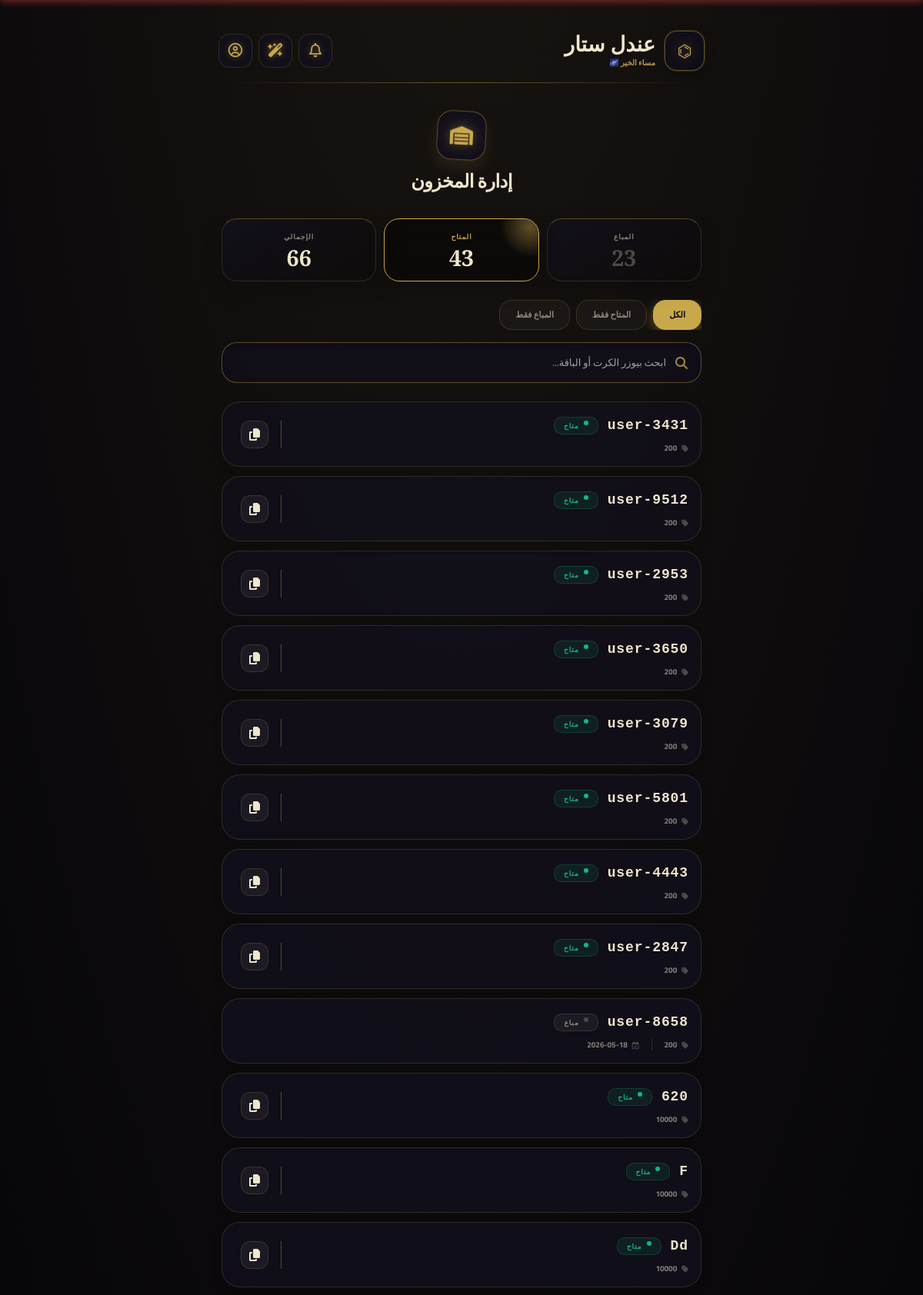
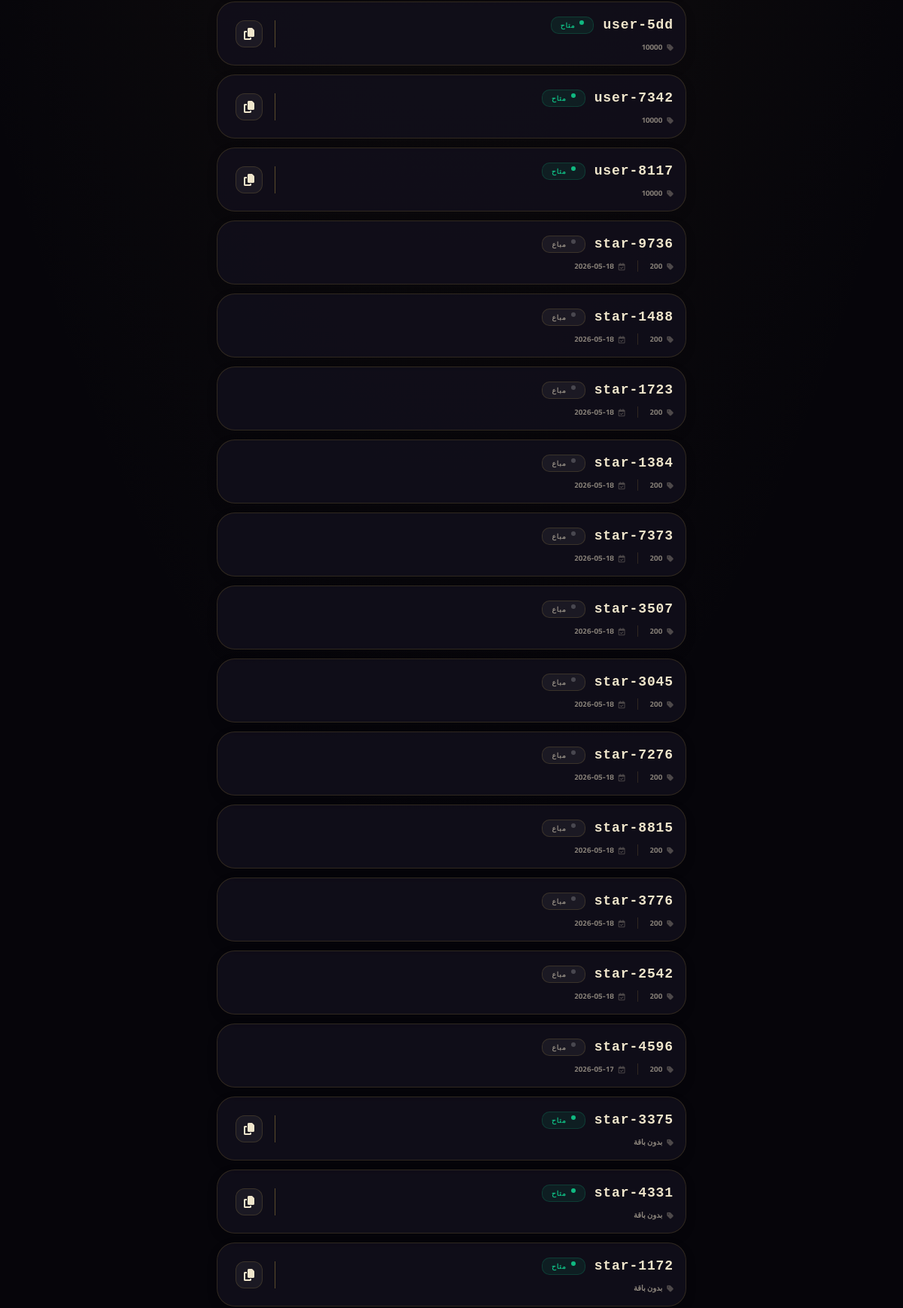
The app's page /admin/stock (signed in, upper part) with its own data (2 pictures, top to bottom).
### app.py (models this page shows)
class Voucher(db.Model):
    id = db.Column(db.Integer, primary_key=True)
    mikrotik_username = db.Column(db.String(50), unique=True, nullable=False, index=True)
    mikrotik_password = db.Column(db.String(50), default='')
    package_id = db.Column(db.Integer, db.ForeignKey('package.id'), index=True)
    status = db.Column(db.String(10), default='available', index=True)
    sold_to = db.Column(db.Integer, nullable=True)
    sold_at = db.Column(db.String(20), nullable=True)
    package = db.relationship('Package', backref='vouchers')

class Package(db.Model):
    id = db.Column(db.Integer, primary_key=True)
    name = db.Column(db.String(50), unique=True, nullable=False)
    price = db.Column(db.Float, nullable=False)
    validity_days = db.Column(db.Integer, nullable=False)
    description = db.Column(db.String(200))

### app.py (the view)
@app.route('/admin/stock')
def admin_stock():
    if session.get('role') != 'admin': return redirect('/login')
    vouchers = Voucher.query.options(joinedload(Voucher.package)).order_by(Voucher.id.desc()).all()
    total = len(vouchers)
    available = sum(1 for v in vouchers if v.status == 'available')
    sold = total - available
    return render_template('admin_stock.html', vouchers=vouchers, total=total, available=available, sold=sold)

### templates/admin_stock.html (shortened to what this page needs)
{% extends "base.html" %}
{% block content %}
<div class="px-2 pt-4 pb-24">
    <div class="text-center mb-8 stagger-1">
        <div class="inline-flex items-center justify-center w-16 h-16 rounded-[1.2rem] bg-[var(--bg-card)] border border-[var(--border-bright)] mb-3 shadow-[0_10px_20px_var(--glow)] rotate-3 hover:rotate-0 transition-transform">
            <i class="fas fa-warehouse text-2xl text-[var(--accent)] drop-shadow-[0_0_8px_var(--accent-glow)]"></i>
        </div>
        <h1 class="text-2xl font-black text-[var(--text-primary)] tracking-tight">إدارة المخزون</h1>
    </div>
    <div class="stock-radar stagger-2">
        <div class="radar-card">
            <p class="text-[9px] text-[var(--text-muted)] font-bold uppercase tracking-widest">المباع</p>
            <p class="radar-val text-[var(--text-muted)] opacity-50">{{ sold }}</p>
        </div>
        <div class="radar-card accent">
            <p class="text-[9px] text-[var(--accent)] font-bold uppercase tracking-widest">المتاح</p>
            <p class="radar-val text-[var(--text-primary)]">{{ available }}</p>
        </div>
        <div class="radar-card">
            <p class="text-[9px] text-[var(--text-muted)] font-bold uppercase tracking-widest">الإجمالي</p>
            <p class="radar-val text-[var(--text-primary)]">{{ total }}</p>
        </div>
    </div>
    <div class="stagger-3">
        <div class="filter-tabs">
            <button onclick="filterStock('all', this)" class="filter-tab active">الكل</button>
            <button onclick="filterStock('available', this)" class="filter-tab text-emerald-400">المتاح فقط</button>
            <button onclick="filterStock('sold', this)" class="filter-tab">المباع فقط</button>
        </div>
        <div class="search-input-wrap">
            <i class="fas fa-search search-icon"></i>
            <input type="text" id="searchInput" class="search-input" placeholder="ابحث بيوزر الكرت أو الباقة..." onkeyup="searchStock()">
        </div>
    </div>
    <div id="stockList" class="stagger-4">
        {% for v in vouchers %}
        <div class="v-card stock-item" data-status="{{ v.status }}">
            <div class="flex-1">
                <div class="flex items-center gap-3 mb-2">
                    <span class="text-lg font-mono font-black text-[var(--text-primary)] tracking-wider">{{ v.mikrotik_username }}</span>
                    {% if v.status == 'available' %}
                        <div class="v-status-badge v-status-available">
                            <span class="w-1.5 h-1.5 rounded-full bg-emerald-500 animate-pulse"></span> متاح
                        </div>
                    {% else %}
                        <div class="v-status-badge v-status-sold">
                            <span class="w-1.5 h-1.5 rounded-full bg-white/20"></span> مباع
                        </div>
                    {% endif %}
                </div>
                <div class="flex items-center gap-4 text-[10px] font-bold text-[var(--text-muted)]">
                    <span class="flex items-center gap-1.5"><i class="fas fa-tag opacity-50"></i> {{ v.package.name if v.package else 'بدون باقة' }}</span>
                    {% if v.sold_at %}
                    <span class="flex items-center gap-1.5 border-r border-[var(--border)] pr-4"><i class="far fa-calendar-check opacity-50"></i> {{ v.sold_at[:10] }}</span>
                    {% endif %}
                </div>
            </div>
            {% if v.status == 'available' %}
            <div class="flex flex-col gap-2 pl-2 border-r border-[var(--border-bright)] pr-4">
                <button onclick="copyVoucher('{{ v.mikrotik_username }}')" class="v-action-btn" title="نسخ اليوزر" onmousedown="playGlassSound()">
                    <i class="fas fa-copy"></i>
                </button>
            </div>
            {% endif %}
        </div>
        {% endfor %}
    </div>
</div>
{% endblock %}

### templates/base.html (style rules this page uses)
body.theme-1 { --bg-primary: #06050a; --bg-secondary: #0e0d16; --bg-card: rgba(18, 16, 28, 0.8); --accent: #c9a84c; --accent-light: #e8c96a; --accent-dark: #9a7a2e; --accent-glow: rgba(201, 168, 76, 0.45); --glow: rgba(201, 168, 76, 0.12); --orb-1: #c9a84c; --orb-2: #7a5c20; --text-primary: #f0e6cc; --text-muted: rgba(240, 230, 204, 0.55); --border: rgba(201, 168, 76, 0.18); --border-bright: rgba(201, 168, 76, 0.4); --line: rgba(201, 168, 76, 0.25); --nav-bg: rgba(8, 7, 12, 0.95); }
*, *::before, *::after { box-sizing: border-box; }
body { font-family: 'Cairo', sans-serif; background-color: var(--bg-primary); background-image: radial-gradient(ellipse 80% 60% at 50% -20%, var(--glow), transparent), radial-gradient(ellipse 60% 40% at 80% 100%, rgba(0,0,0,0.3), transparent); color: var(--text-primary); min-height: 100vh; transition: background-color 0.3s ease, color 0.3s ease; -webkit-tap-highlight-color: transparent; margin: 0; padding: 0; overflow-x: hidden; }
.pt-safe { padding-top: max(20px, env(safe-area-inset-top)); }

### templates/admin_stock.html (style rules this page uses)
.stagger-1 { animation: fadeUp 0.4s cubic-bezier(0.34, 1.56, 0.64, 1) 0.1s both; }
.stagger-2 { animation: fadeUp 0.4s cubic-bezier(0.34, 1.56, 0.64, 1) 0.2s both; }
.stagger-3 { animation: fadeUp 0.4s cubic-bezier(0.34, 1.56, 0.64, 1) 0.3s both; }
.stock-radar { display: grid; grid-template-columns: repeat(3, 1fr); gap: 10px; margin-bottom: 24px; }
.radar-card { background: linear-gradient(145deg, var(--bg-card) 0%, rgba(0,0,0,0.2) 100%); backdrop-filter: blur(16px); -webkit-backdrop-filter: blur(16px); border: 1px solid var(--border); border-top: 1px solid var(--border-bright); border-radius: 20px; padding: 16px; text-align: center; box-shadow: 0 10px 25px rgba(0,0,0,0.2); position: relative; overflow: hidden; }
.radar-card.accent { border-color: var(--accent); background: rgba(0,0,0,0.4); }
.radar-card.accent::before { content: ''; position: absolute; top: -30px; right: -30px; width: 80px; height: 80px; background: radial-gradient(circle, var(--accent-glow), transparent 70%); pointer-events: none; }
.radar-val { font-family: 'Cormorant Garamond', serif; font-size: 1.8rem; font-weight: 900; line-height: 1; margin-top: 6px; }
.filter-tabs { display: flex; gap: 8px; margin-bottom: 16px; overflow-x: auto; -ms-overflow-style: none; scrollbar-width: none; }
.filter-tab { flex-shrink: 0; padding: 10px 20px; border-radius: 16px; background: rgba(255,255,255,0.03); border: 1px solid var(--border); color: var(--text-muted); font-size: 11px; font-weight: 800; cursor: pointer; transition: 0.3s; }
.filter-tab.active { background: var(--accent); color: var(--bg-primary); border-color: var(--accent); box-shadow: 0 4px 15px var(--accent-glow); }
.search-input-wrap { position: relative; margin-bottom: 24px; }
.search-input { width: 100%; background: var(--bg-card); border: 1px solid var(--border-bright); border-radius: 20px; padding: 16px 45px 16px 16px; color: var(--text-primary); font-family: 'Cairo', sans-serif; font-size: 13px; outline: none; transition: 0.3s; box-shadow: inset 0 2px 10px rgba(0,0,0,0.2); }
.search-icon { position: absolute; right: 18px; top: 50%; transform: translateY(-50%); color: var(--accent); opacity: 0.8; }
.v-card { background: var(--bg-card); border: 1px solid var(--border); border-radius: 24px; padding: 16px; margin-bottom: 12px; display: flex; justify-content: space-between; align-items: center; box-shadow: 0 5px 15px rgba(0,0,0,0.1); transition: 0.3s; }
.v-status-badge { padding: 4px 12px; border-radius: 10px; font-size: 9px; font-weight: 900; display: inline-flex; items-center; gap: 6px; letter-spacing: 0.1em; }
.v-status-available { background: rgba(16, 185, 129, 0.1); border: 1px solid rgba(16, 185, 129, 0.2); color: #10b981; }
.v-status-sold { background: rgba(255, 255, 255, 0.05); border: 1px solid var(--border); color: var(--text-muted); }
.v-action-btn { width: 36px; height: 36px; border-radius: 12px; background: rgba(255,255,255,0.05); border: 1px solid var(--border); display: flex; align-items: center; justify-content: center; color: var(--text-primary); cursor: pointer; transition: 0.2s; }

### records on screen
Voucher: mikrotik_username "user-3431", status "available" (drawn), package "200"
Voucher: mikrotik_username "user-9512", status "available" (drawn), package "200"
Voucher: mikrotik_username "user-2953", status "available" (drawn), package "200"
Voucher: mikrotik_username "user-3650", status "available" (drawn), package "200"
Voucher: mikrotik_username "user-3079", status "available" (drawn), package "200"
Voucher: mikrotik_username "user-5801", status "available" (drawn), package "200"
Voucher: mikrotik_username "user-4443", status "available" (drawn), package "200"
Voucher: mikrotik_username "user-2847", status "available" (drawn), package "200"
Voucher: mikrotik_username "user-8658", status "sold" (drawn), package "200", sold_at "2026-05-18"
Voucher: mikrotik_username "620", status "available" (drawn), package "10000"
Voucher: mikrotik_username "F", status "available" (drawn), package "10000"
Voucher: mikrotik_username "Dd", status "available" (drawn), package "10000"
Voucher: mikrotik_username "user-5dd", status "available" (drawn), package "10000"
Voucher: mikrotik_username "user-7342", status "available" (drawn), package "10000"
Voucher: mikrotik_username "user-8117", status "available" (drawn), package "10000"
Voucher: mikrotik_username "star-9736", status "sold" (drawn), package "200", sold_at "2026-05-18"
Voucher: mikrotik_username "star-1488", status "sold" (drawn), package "200", sold_at "2026-05-18"
Voucher: mikrotik_username "star-1723", status "sold" (drawn), package "200", sold_at "2026-05-18"
Voucher: mikrotik_username "star-1384", status "sold" (drawn), package "200", sold_at "2026-05-18"
Voucher: mikrotik_username "star-7373", status "sold" (drawn), package "200", sold_at "2026-05-18"
Voucher: mikrotik_username "star-3507", status "sold" (drawn), package "200", sold_at "2026-05-18"
Voucher: mikrotik_username "star-3045", status "sold" (drawn), package "200", sold_at "2026-05-18"
Voucher: mikrotik_username "star-7276", status "sold" (drawn), package "200", sold_at "2026-05-18"
Voucher: mikrotik_username "star-8815", status "sold" (drawn), package "200", sold_at "2026-05-18"
Voucher: mikrotik_username "star-3776", status "sold" (drawn), package "200", sold_at "2026-05-18"
Voucher: mikrotik_username "star-2542", status "sold" (drawn), package "200", sold_at "2026-05-18"
Voucher: mikrotik_username "star-4596", status "sold" (drawn), package "200", sold_at "2026-05-17"
Voucher: mikrotik_username "star-3375", status "available" (drawn), package "بدون باقة"
Voucher: mikrotik_username "star-4331", status "available" (drawn), package "بدون باقة"
Voucher: mikrotik_username "star-1172", status "available" (drawn), package "بدون باقة"

### other values on screen
{{ sold }} "23"
{{ available }} "43"
{{ total }} "66"
